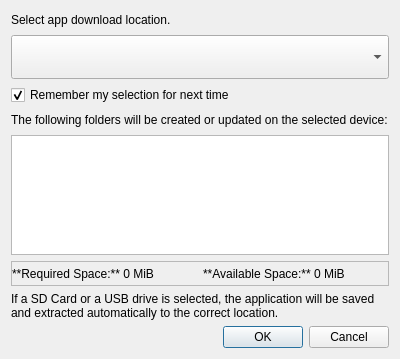
<?xml version="1.0" encoding="UTF-8"?>
<ui version="4.0">
 <class>Dialog</class>
 <widget class="QDialog" name="Dialog">
  <property name="geometry">
   <rect>
    <x>0</x>
    <y>0</y>
    <width>400</width>
    <height>359</height>
   </rect>
  </property>
  <property name="windowTitle">
   <string>Download - Select Location</string>
  </property>
  <layout class="QVBoxLayout" name="verticalLayout">
   <item>
    <layout class="QVBoxLayout" name="verticalLayout_2">
     <item>
      <widget class="QLabel" name="label">
       <property name="text">
        <string>Select app download location.</string>
       </property>
       <property name="wordWrap">
        <bool>true</bool>
       </property>
      </widget>
     </item>
     <item>
      <widget class="QComboBox" name="comboBox">
       <property name="minimumSize">
        <size>
         <width>0</width>
         <height>44</height>
        </size>
       </property>
      </widget>
     </item>
     <item>
      <widget class="QCheckBox" name="checkBox">
       <property name="text">
        <string>Remember my selection for next time</string>
       </property>
       <property name="checked">
        <bool>true</bool>
       </property>
      </widget>
     </item>
     <item>
      <widget class="QLabel" name="label_2">
       <property name="sizePolicy">
        <sizepolicy hsizetype="Preferred" vsizetype="Fixed">
         <horstretch>0</horstretch>
         <verstretch>0</verstretch>
        </sizepolicy>
       </property>
       <property name="text">
        <string>The following folders will be created or updated on the selected device:</string>
       </property>
       <property name="wordWrap">
        <bool>true</bool>
       </property>
      </widget>
     </item>
     <item>
      <widget class="QListWidget" name="listWidget">
       <property name="minimumSize">
        <size>
         <width>0</width>
         <height>120</height>
        </size>
       </property>
       <property name="maximumSize">
        <size>
         <width>16777215</width>
         <height>120</height>
        </size>
       </property>
      </widget>
     </item>
     <item>
      <widget class="QFrame" name="frame">
       <property name="minimumSize">
        <size>
         <width>0</width>
         <height>25</height>
        </size>
       </property>
       <property name="frameShape">
        <enum>QFrame::StyledPanel</enum>
       </property>
       <property name="frameShadow">
        <enum>QFrame::Raised</enum>
       </property>
       <layout class="QHBoxLayout" name="horizontalLayout">
        <property name="leftMargin">
         <number>0</number>
        </property>
        <property name="topMargin">
         <number>0</number>
        </property>
        <property name="rightMargin">
         <number>0</number>
        </property>
        <property name="bottomMargin">
         <number>0</number>
        </property>
        <item>
         <widget class="QLabel" name="label_required_space">
          <property name="text">
           <string>**Required Space:** 0 MiB</string>
          </property>
          <property name="textFormat">
           <enum>Qt::MarkdownText</enum>
          </property>
         </widget>
        </item>
        <item>
         <widget class="QLabel" name="label_available_space">
          <property name="text">
           <string>**Available Space:** 0 MiB</string>
          </property>
          <property name="textFormat">
           <enum>Qt::MarkdownText</enum>
          </property>
         </widget>
        </item>
       </layout>
      </widget>
     </item>
    </layout>
   </item>
   <item>
    <widget class="QLabel" name="label_3">
     <property name="text">
      <string>If a SD Card or a USB drive is selected, the application will be saved and extracted automatically to the correct location.</string>
     </property>
     <property name="wordWrap">
      <bool>true</bool>
     </property>
    </widget>
   </item>
   <item>
    <widget class="QDialogButtonBox" name="buttonBox">
     <property name="orientation">
      <enum>Qt::Horizontal</enum>
     </property>
     <property name="standardButtons">
      <set>QDialogButtonBox::Cancel|QDialogButtonBox::Ok</set>
     </property>
    </widget>
   </item>
  </layout>
 </widget>
 <resources/>
 <connections>
  <connection>
   <sender>buttonBox</sender>
   <signal>accepted()</signal>
   <receiver>Dialog</receiver>
   <slot>accept()</slot>
   <hints>
    <hint type="sourcelabel">
     <x>248</x>
     <y>254</y>
    </hint>
    <hint type="destinationlabel">
     <x>157</x>
     <y>274</y>
    </hint>
   </hints>
  </connection>
  <connection>
   <sender>buttonBox</sender>
   <signal>rejected()</signal>
   <receiver>Dialog</receiver>
   <slot>reject()</slot>
   <hints>
    <hint type="sourcelabel">
     <x>316</x>
     <y>260</y>
    </hint>
    <hint type="destinationlabel">
     <x>286</x>
     <y>274</y>
    </hint>
   </hints>
  </connection>
 </connections>
</ui>
